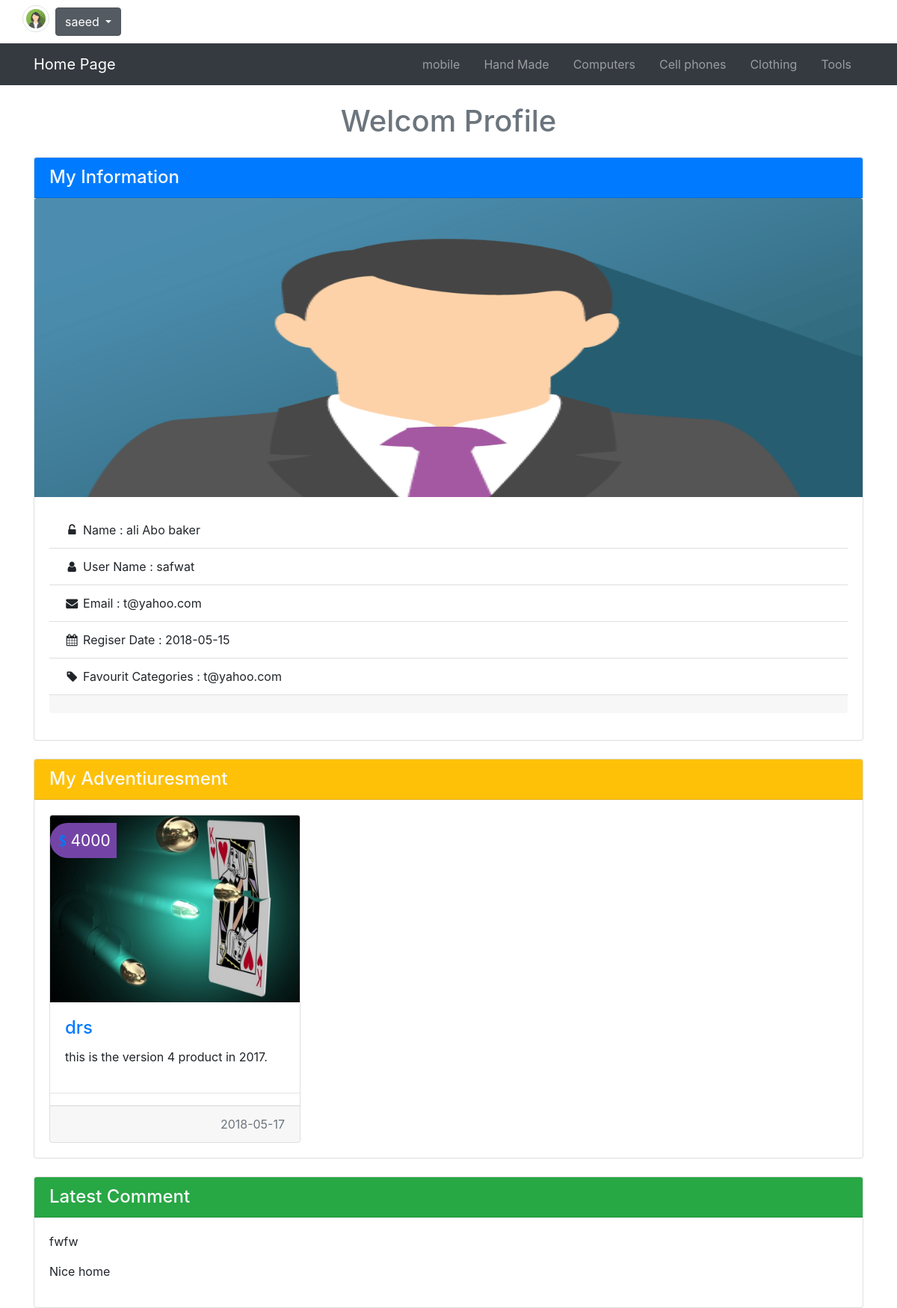
Page /Site/index.php?page=profile&action=showprof&id=1 (signed in) on the committed database.
### tables this page shows
CREATE TABLE `users` (
  `UserID` int(11) NOT NULL COMMENT 'USE to identify the user',
  `UserName` varchar(255) NOT NULL COMMENT 'user name to login',
  `Password` varchar(255) NOT NULL COMMENT 'password to login',
  `Email` varchar(255) NOT NULL COMMENT 'Email ',
  `FullName` varchar(255) NOT NULL DEFAULT 'Unknown' COMMENT 'Full name to display in page',
  `Avater` varchar(255) NOT NULL,
  `GroupID` int(11) NOT NULL DEFAULT '0' COMMENT 'identify user group',
  `TrustStatus` int(11) NOT NULL DEFAULT '0' COMMENT 'saller Rank',
  `RegStatus` int(11) NOT NULL DEFAULT '0' COMMENT 'user approvel',
  `Date` date NOT NULL
);

CREATE TABLE `categories` (
  `ID` int(11) NOT NULL,
  `Name` varchar(255) NOT NULL,
  `Description` text NOT NULL,
  `Parent` int(11) NOT NULL DEFAULT '0',
  `Ordering` int(11) NOT NULL,
  `Visiblity` tinyint(4) NOT NULL DEFAULT '0',
  `Allow_Comments` tinyint(4) NOT NULL DEFAULT '0',
  `Allow_Ads` tinyint(4) NOT NULL DEFAULT '0'
);

CREATE TABLE `items` (
  `Item_ID` int(11) NOT NULL,
  `Name` varchar(255) NOT NULL,
  `Description` text NOT NULL,
  `Price` varchar(255) NOT NULL,
  `Add_Date` date NOT NULL,
  `Country_Made` varchar(255) NOT NULL,
  `Image` varchar(255) NOT NULL,
  `Status` varchar(255) NOT NULL,
  `Rating` smallint(6) NOT NULL,
  `Approve` tinyint(4) NOT NULL DEFAULT '0',
  `Cat_ID` int(11) NOT NULL,
  `Member_ID` int(11) NOT NULL,
  `Tags` varchar(255) NOT NULL
);

CREATE TABLE `comments` (
  `C_ID` int(11) NOT NULL,
  `Comments` text NOT NULL,
  `States` tinyint(4) NOT NULL DEFAULT '0',
  `Comment_Date` date NOT NULL,
  `Item_ID` int(11) NOT NULL,
  `Member_ID` int(11) NOT NULL
);

### Site/index.php (called while the page is built, shortened)
<?php
include_once "../include/function/autoloader.php" ;
try
    {
        $cat = new operateDB('categories');
        $data = $cat->Get_all_sorting("ID",$sorting='ASC',$cond ="where Parent = 0" );
    }
    catch(Exception $ex)
    {
        $error = $ex->getMessage();
        $check = FALSE;
    }
include_once "../include/function/init.php";
if(isset($_GET['page']))
           {
               $url = "controller/".$_GET['page'].".php";
               if(is_file($url))
               {
                include_once $url;
               }
               else
               {
                   echo 'error  this is not fille';
               }
           }
          else
          {
            include_once './controller/AllCategories.php';
          }
include_once "../include/templates/footer.php" ;
?>

### app/models/operateDB.php (called while the page is built, shortened)
<?php
   include_once "../include/function/autoloader.php" ;
   class operateDB extends DB_Connect
   {
    private $tablename ;
    function __construct($table)
    {
        $this->tablename = $table;
    }
    function Get_data_by_colum($colum,$cond)
    {
        $this->db = $this->conectDb();
        $stmt = $this->db->conn->prepare("select * from $this->tablename where $colum = ? LIMIT 1");
        $stmt->execute(array($cond));
        $count = $stmt->rowCount();
        $this->data = $stmt->fetch();
        if($count > 0)
        {
            return $this->data ;
             return TRUE;
        }
        else
        {
            throw new Exception("Error Processing Not Found The userName or password error");
            $this->close($this->db);
            return FALSE;
        }
    }
function Get_all_sorting($order,$sorting='ASC',$cond ="",$flag=1)
{
    $this->db = $this->conectDb();
    $stmt = $this->db->conn->prepare("select * from $this->tablename  $cond ORDER by $order $sorting");
    $stmt->execute();
    $count = $stmt->rowCount();
    $this->data = $stmt->fetchAll();
    if($flag == 1)
    {
        if($count > 0)
        {
            return $this->data;
        }
        else
        {
            throw new Exception("Error Processing Not Found The userName or password error");
            $this->close($this->db);
            return FALSE;
        }
    }
    else
    {
        return  $this->data ;
    }
}
}
?>

### app/models/DB_Connect.php (called while the page is built, shortened)
<?php
class DB_Connect
{
  function conectDb()
  {
    try
    {
        include_once "../include/function/autoloader.php" ;
        $vars = "../include/function/vars.php";
        $db = new database($vars);
    }
    catch(Exception $ex)
            {
                echo $ex->getMessage();
            }
      return $db;
    }
}
?>

### include/function/vars.php (called while the page is built)
<?php
 $host = 'localhost';
 $db = 'shop';
 $dsn = "mysql:host=$host;dbname=$db";
 $user = "root";
 $pass = "";
 $option  =  array(PDO::MYSQL_ATTR_INIT_COMMAND => "set NAMES utf8" );
?>

### app/models/database.php (called while the page is built, shortened)
<?php
  class database
  {
    private $user;
    private $password;
    private $dsn;
    private $option ;
    function __construct($filename)
    {
       $this->user = $user;
       $this->password = $pass ;
       $this->dsn = $dsn;
       $this->option = $option;
    }
   private function connect()
   {
      try
      {
        $this->conn = new PDO($this->dsn,$this->user,$this->password, $this->option );
        return TRUE;
      }
      catch(PDOException $e)
            {
            echo "Connection failed: " . $e->getMessage();
            return FALSE;
            }
   }
  }
?>

### include/function/autoloader.php (called while the page is built, shortened)
<?php
   function autoloader($classname)
   {
      $dirs = ['','./app/models/','./app/','./Site/','views/','models/','./','../app/models/','include/templates','include/function/','include/languages/','controller/','../models/'];
      $formats = ['%s.php.inc','%s.php','%s.class.php','class.%s.php','%sclass.php','%scontroller.php'];
      foreach ($dirs as $dir) {
          foreach ($formats as $format) {
              $path = $dir.sprintf($format,$classname);
              if(file_exists($path))
              {
                  return TRUE;
              }
          }
      }
      return FALSE;
   }
?>

### Site/views/otherprofile.php (the view, shortened to what this page needs)
<?php if($check != FALSE)
{
 ?>
<div class="container">
    <h2 class="h1 text-muted text-center mt-4">Welcom Profile</h2>
    <div class='information block mt-4'>
      <div class="card ">
        <h4 class="card-header bg-primary text-light">My Information </h4>
        <?php
             if(empty($user['Avater']))
             {
                 echo " <img class=\"card-img-top\" src=\"image/img_avatar3.png\" alt=\"Card image cap\" width='200' height= '400'>";
             }
             else
             {
                 $ff= $user['Avater'];
                echo " <img class=\"card-img-top\" src='../app/controller/$ff' alt=\"Card image cap\" width='200' height= '400'>";
             }
        ?>
        <div class="card-body">
        <ul class="list-group list-group-flush mb-3">
            <li class="list-group-item"><span><i class="fa fa-unlock-alt fa-fw"></i></span><span> Name : </span><?php echo $user['FullName']?></li>
            <li class="list-group-item"><span><i class="fa fa-user fa-fw"></i><span> User Name : </span><?php echo $user['UserName']?></li>
            <li class="list-group-item"><span><i class="fa fa-envelope fa-fw"></i><span> Email : </span><?php echo $user['Email']?></li>
            <li class="list-group-item"><span><i class="fa fa-calendar fa-fw"></i><span> Regiser Date : </span><?php echo $user['Date']?></li>
            <li class="list-group-item"><span><i class="fa fa-tag fa-fw"></i><span> Favourit Categories : </span><?php echo $user['Email']?></li>
            <div class="card-footer  text-right">
            </div>
        </ul>
        </div>
       </div>
    </div>
    <div class='my_ads block mt-4' id="items">
      <div class="card ">
        <h4 class="card-header bg-warning text-light">My Adventiuresment </h4>
        <div class="card-body ">
        <?php
          if(empty($items) == FALSE)
          {
            echo " <div class=\"row  \">";
            foreach ($items as  $value) {
            ?>
            <div class="col-lg-4 col-md-6 h-100">
                    <div class="card items" >
                        <span class="items-price"><i class='fa text-primary'> $</i> <?php echo $value['Price']?></span>
                        <img class="card-img-top" src="../app/controller/<?php echo $value['Image']?>" alt="Card image cap">
                        <div class="card-body">
                            <h4 class="card-title"><a href="?page=profile&action=view&id=<?php echo $value['Item_ID']?>"><?php echo $value['Name']?> </a></h4>
                            <p class="card-text"><?php echo $value['Description']?>.</p>
                        </div>
                        <hr>
                        <div class="card-footer text-muted text-right">
                            <?php echo $value['Add_Date']?>
                        </div>
                        </div>
                    </div>
            <?php }
            echo "</div>";
          } else
          {
            echo  "<li class=\"list-group-item p-2 \" >Empty Items !</li>";
            echo "<li class=\"list-group-item p-2 \" >  <a href=\"?page=ads\" class=\"card-link\">Created New Ads</a></li> ";
          }
            ?>
        </div>
       </div>
    </div>
    <div class='my-coments block mt-4'>
      <div class="card">
        <h4 class="card-header bg-success text-light"> Latest Comment  </h4>
        <div class="card-body">
            <?php
               if(empty($comments) == FALSE)
               {
                   foreach ($comments as $value) {
            ?>
                <p>
                  <?php echo $value['Comments'] ;?>
                </p>
            <?php
               }}
               else
               {
                     echo  "<li class=\"list-group-item p-2 \" >Empty Comments !</li>";
               }
            ?>
        </div>
       </div>
    </div>
</div>
<?php
}else
{
    $message =  "<div class='container'><div class=\"alert alert-danger mt-4 text-muted text-center\" role=\"alert\">
    Not Have User data To show in This profile !!
    </div>
    </div>";
    redirect($message,'back');
}
 ?>

### include/templates/navbar.php (shortened to what this page needs)
<div class="upper-bar">
  <div class="container">
   <div class="row">
   <?php
          if(isset($_SESSION['name']) || isset($_SESSION['username']))
          {
            if(isset($_SESSION['username']))
            {
              $na =$_SESSION['username'];
            }
           else
           {
            $na = $_SESSION['name'];
           }
            try
            {
              $user = new operateDB('users');
              $dff = $user->Get_data_by_colum('UserName',$na);
              $classadmin = "d-none";
              if(empty($dff['Avater']))
              {
                echo "<span class='mr-2' style='font-size :24px;'><i class='fa fa-user-circle fa-1x fa-fw'></i></span>";
              }else
              {
                $m = $dff['Avater'];
                echo "<span class='mr-2' style='font-size :24px;'><img class='img-fluid rounded-circle img-thumbnail 'src='../app/controller/$m' style='width:36px; height:36px;position: relative;top: -4px;'></span>";
              }
            echo "<div class=\"dropdown show mr-2 \">
                  <a class=\"btn btn-secondary dropdown-toggle\" href=\"#\" role=\"button\" id=\"dropdownMenuLink\" data-toggle=\"dropdown\" aria-haspopup=\"true\" aria-expanded=\"false\">
                   $na
                  </a>
                  <div class=\"dropdown-menu p-0\" aria-labelledby=\"dropdownMenuLink\">
                  <a href='?page=profile' class='dropdown-item p-2 pl-1'> My Profile</a>
                  <a href='../app/index.php' class='dropdown-item p-2 pl-1  $classadmin '> Dasborad</a>
                  <a href='?page=ads' class='dropdown-item p-2 pl-1'> New Items  </a>
                  <a href='?page=profile#items' class='dropdown-item p-2 pl-1'> MY Items  </a>
                  <a href='?page=logout' class='dropdown-item p-2 pl-1' > Logout </a>
                  </div>
                </div>";
            }
            catch(Exception $ex)
            {
                $error =  $ex->getMessage();
                $message = "<div class=\"alert alert-danger text-muted text-center\" role=\"alert\">
                                This Update not succeeses .<br> $error!
                            </div>";
            }
          }
          else
          {
    ?>
     <div class="controller d-inline-block ml-auto">
        <a href="?page=login">Login/Sign Up</a>
     </div>
          <?php }?>
   </div>
  </div>
</div>
<nav class="navbar navbar-expand-lg navbar-dark bg-dark p-0">
      <div class="container">
        <a class="navbar-brand" href="index.php">Home Page</a>
        <div class="collapse navbar-collapse" id="navbarsExample07">
          <ul class="navbar-nav ml-auto">
               <?php
                  foreach ($data as $value) {
                    $namecat = $value['Name'];
                    $rapace = str_replace(" ","-",$namecat);
                    $id = $value['ID'];
                    echo "
                    <li class=\"nav-item \">
                      <a class=\"nav-link p-3\" href=\"?page=categories&id=$id&catn=$rapace\">$namecat<span class=\"sr-only\">(current)</span></a>
                    </li>
                         ";
                }
               ?>
          </ul>
        </div>
      </div>
    </nav>

### Site/css/site.css (style rules this page uses)
.upper-bar { padding: 10px; background-color: #fff; }
.items { position: relative; }
.items .items-price { position: absolute; background: #7344a5; color: #fff; font-size: 21px; padding: 8px; padding-left: 11px; top: 10px; border-radius: 35px 0 0 35px; }

### rows in the picture
users: Avater (picture)
categories: Name "mobile"
categories: Name "Hand Made"
categories: Name "Computers"
categories: Name "Cell phones"
categories: Name "Clothing"
categories: Name "Tools"
users: FullName "ali Abo baker", UserName "safwat", Email "t@yahoo.com", Date "2018-05-15"
items: Price "4000", Image (picture), Name "drs", Description "this is the version 4 product in 2017", Add_Date "2018-05-17"
comments: Comments "fwfw"
comments: Comments "Nice home"

### other values in the picture
$na "saeed"
